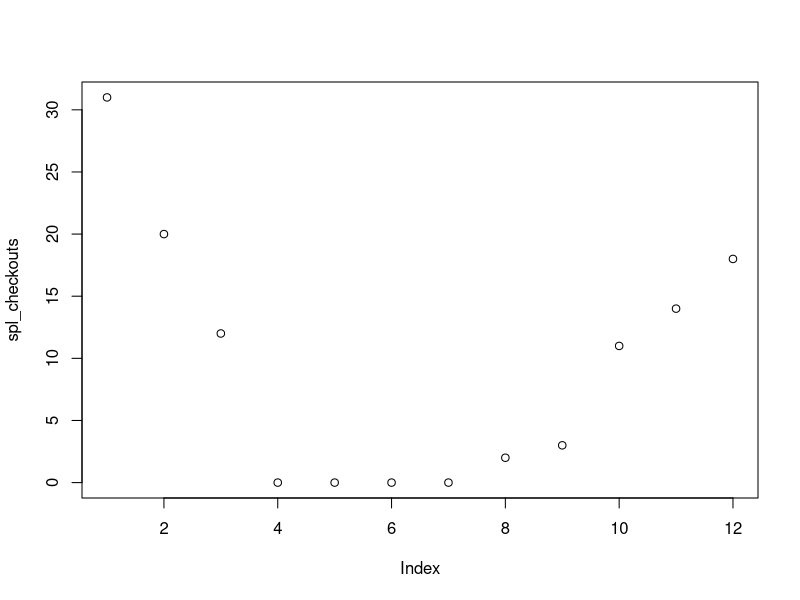

Write the R code that produced this figure.
##############################################################################
## Assignment 1: Intro to R

## Please write your code/responses in the places marked "Your code/response here"

## This assignment draws on real Seattle Public Library circulation data for Emily St. John Mandel's novel Station Eleven in the year 2020.
## You are going to manipulate this real checkout data to explore different trends.
## For context, in March 2020, the WHO declared COVID-19 a pandemic, and this novel is a story about a fictional pandemic.

## To explore the circulation data for yourself, see https://data.seattle.gov/Community/Checkouts-by-Title/tmmm-ytt6/data
##############################################################################

## Name: Joe Lollo

## 1. Assign the words "Station Eleven" to a variable called spl_book (1 point)
spl_book <- "Station Eleven"

## 2. Use a built-in R function to print the data type of the variable spl_book to the Console (1 point)
typeof(spl_book)

## 3. Assign the words "Emily St. John Mandel" to a variable called spl_author (1 point)
spl_author <- "Emily St. John Mandel"
typeof(spl_author)

## Imagine that we want to print out a statement that will describe any SPL book and author that we are analyzing, like so: "The SPL book that we are analyzing is [spl_book] by [spl_author]." Let's write some code that will accomplish this task.

## 4. Use a built-in R function to print out the sentence "The SPL book that we are analyzing is Station Eleven by Emily St. John Mandel." without actually typing "Station Elevan" and "Emily St. John Mandel" and instead using the variables spl_book and spl_author. (2 points)
paste("The SPL book that we are analyzing is", spl_book, "by", spl_author)

## 5. The number of SPL checkouts for physical copies of Station Eleven across the 12 months of the year 2020 was as follows: 31, 20, 12, 0, 0, 0, 0, 2, 3, 11, 14, 18
## Make a vector of these values and assign them to a variable called spl_checkouts (2 points)
spl_checkouts <- c(31, 20, 12, 0, 0, 0, 0, 2, 3, 11, 14, 18)

# Bonus: You can plot the checkouts by month using plot()!
plot(spl_checkouts)

## 6. Use a built-in R function to calculate the length of the vector spl_checkouts (1 point)
spl_length <- length(spl_checkouts) #Should be 12, because it's the length of the months of the year.

## 7. Use a built-in R function to calculate the maximum value of the vector spl_checkouts (1 point)
spl_max <- max(spl_checkouts) #Should be 31

## 8. Use a built-in R function to calculate the minimum value of the vector spl_checkouts (1 point)
spl_min <- min(spl_checkouts) #Should be 0

## 9. Use a built-in R function to calculate the average (mean) value of the vector spl_checkouts (1 point)
spl_mean <- mean(spl_checkouts) #Should be 9.25

## 10. Use a built-in R function to calculate the sum total of the vector spl_checkouts (1 point)
spl_sum <- sum(spl_checkouts) #Should be 111

## 11. Make a comment below (1 point), and write 3 or more sentences about the pattern of the physical checkouts for Station Eleven across the 12 months of 2020: 31, 20, 12, 0, 0, 0, 0, 2, 3, 11, 14, 18
## Answer: 
## Assuming that January is the first month, February the second, and so on, it is interesting to note that the book had a 4-month period of no physical checkouts from April to July (months indexed by 4:7 in the vector), which makes sense because many libraries were closed at that time as a result of the COVID-19 pandemic. Similarly, the fact that the number of checkouts picks back up starting in August, the month indexed at 8, is a representation of how restrictions were loosened slightly during that time and in-person interactions were slowly being integrated again in these spaces. As my family and I are SPL patrons, I think this distribution is an accurate representation of my experience placing holds on and picking up materials, especially with services picking up to almost "normal" levels right at the end of 2020.

## Does this pattern surprise you? Why or not why not? What other information or data would you want to explore after seeing this information? (3 points)
## Answer:
## I was not entirely surprised that the data went down to 0 in April 2020, given what we knew already about the world and how most services changed to being virtual during the COVID-19 pandemic. Despite this, the visual plot associated with the vector I made helped me understand just how significant of a change the closing of libraries and other institutions during COVID-19 was in our daily lives, as the data is just one bit of information showing that there was no physical or in-person engagement with the library.
## Additionally, I think that having some sort of information about the book and its content would be helpful or interesting, like extra information dedicated to the book's genre or year (indicated in the original book's data, I assume?), would help bring more context as to why there was a newfound interest in this book picking up when COVID hit -- it was only after Googling it that I realized it was a novel about another pandemic or disease, from which I was even LESS surprised than I was initially about the amount of checkouts of the book over 2020. I think this speaks to the big problem associated with only having a limited amount of data dedicated to one subject, as you don't know the full story or context behind what was selected to analyze, especially data related to books and other cultural materials, as well as people-centered research like LIS and the social sciences, as just listing their names and authors may reduce their significance.


